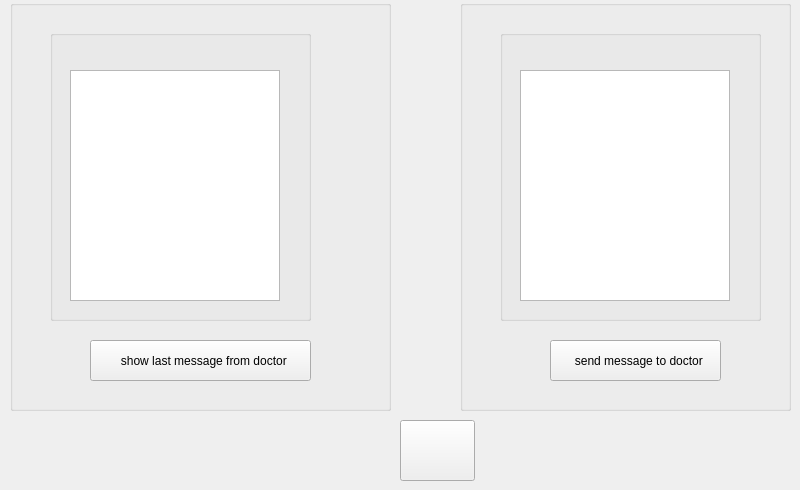
    <widget class="QWidget" name="tab_5">
     <attribute name="title">
      <string>chat with doctor</string>
     </attribute>
     <widget class="QGroupBox" name="groupBox_12">
      <property name="geometry">
       <rect>
        <x>460</x>
        <y>0</y>
        <width>331</width>
        <height>411</height>
       </rect>
      </property>
      <property name="title">
       <string/>
      </property>
      <widget class="QPushButton" name="pushButton_8">
       <property name="geometry">
        <rect>
         <x>90</x>
         <y>340</y>
         <width>171</width>
         <height>41</height>
        </rect>
       </property>
       <property name="text">
        <string>  send message to doctor</string>
       </property>
       <property name="icon">
        <iconset>
         <normaloff>photo/kkii.png</normaloff>photo/kkii.png</iconset>
       </property>
       <property name="iconSize">
        <size>
         <width>30</width>
         <height>30</height>
        </size>
       </property>
      </widget>
      <widget class="QGroupBox" name="groupBox_13">
       <property name="geometry">
        <rect>
         <x>40</x>
         <y>30</y>
         <width>261</width>
         <height>291</height>
        </rect>
       </property>
       <property name="title">
        <string/>
       </property>
       <widget class="QPlainTextEdit" name="plainTextEdit_6">
        <property name="geometry">
         <rect>
          <x>20</x>
          <y>40</y>
          <width>210</width>
          <height>231</height>
         </rect>
        </property>
        <property name="styleSheet">
         <string notr="true"/>
        </property>
       </widget>
      </widget>
     </widget>
     <widget class="QGroupBox" name="groupBox_14">
      <property name="geometry">
       <rect>
        <x>10</x>
        <y>0</y>
        <width>381</width>
        <height>411</height>
       </rect>
      </property>
      <property name="title">
       <string/>
      </property>
      <widget class="QPushButton" name="pushButton_9">
       <property name="geometry">
        <rect>
         <x>80</x>
         <y>340</y>
         <width>221</width>
         <height>41</height>
        </rect>
       </property>
       <property name="text">
        <string>  show last message from doctor</string>
       </property>
       <property name="icon">
        <iconset>
         <normaloff>photo/mail.png</normaloff>photo/mail.png</iconset>
       </property>
       <property name="iconSize">
        <size>
         <width>30</width>
         <height>30</height>
        </size>
       </property>
      </widget>
      <widget class="QGroupBox" name="groupBox_15">
       <property name="geometry">
        <rect>
         <x>40</x>
         <y>30</y>
         <width>261</width>
         <height>291</height>
        </rect>
       </property>
       <property name="title">
        <string/>
       </property>
       <widget class="QPlainTextEdit" name="plainTextEdit_7">
        <property name="geometry">
         <rect>
          <x>20</x>
          <y>40</y>
          <width>210</width>
          <height>231</height>
         </rect>
        </property>
        <property name="styleSheet">
         <string notr="true"/>
        </property>
       </widget>
      </widget>
     </widget>
     <widget class="QPushButton" name="pushButton_6">
      <property name="geometry">
       <rect>
        <x>400</x>
        <y>420</y>
        <width>75</width>
        <height>61</height>
       </rect>
      </property>
      <property name="text">
       <string/>
      </property>
      <property name="icon">
       <iconset>
        <normaloff>photo/exit.png</normaloff>photo/exit.png</iconset>
      </property>
      <property name="iconSize">
       <size>
        <width>60</width>
        <height>60</height>
       </size>
      </property>
     </widget>
    </widget>
